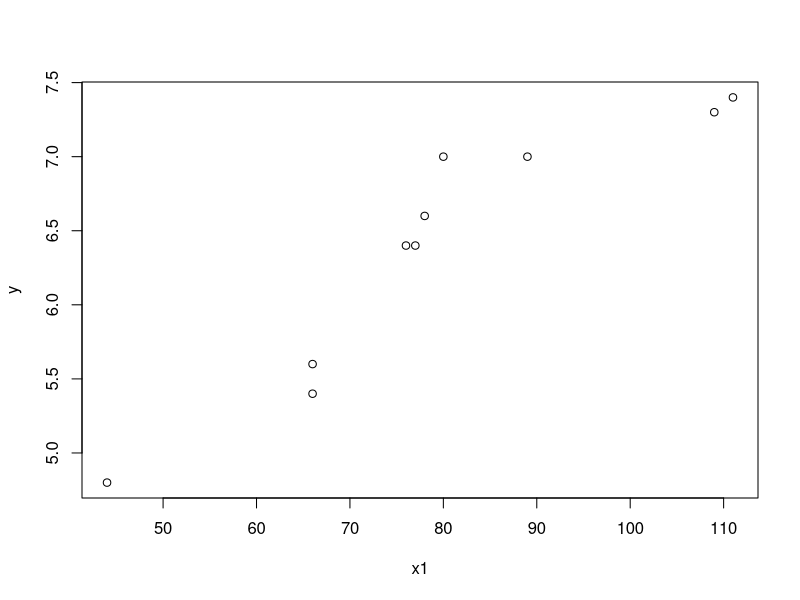
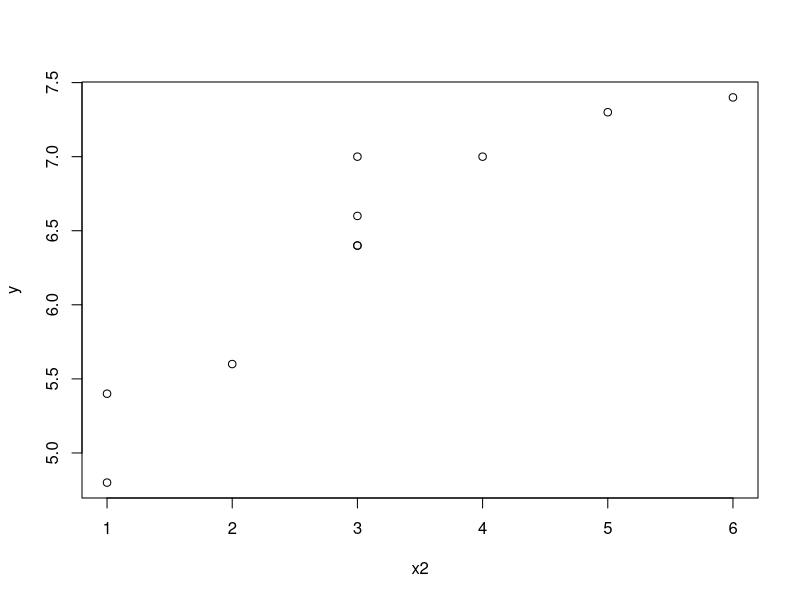
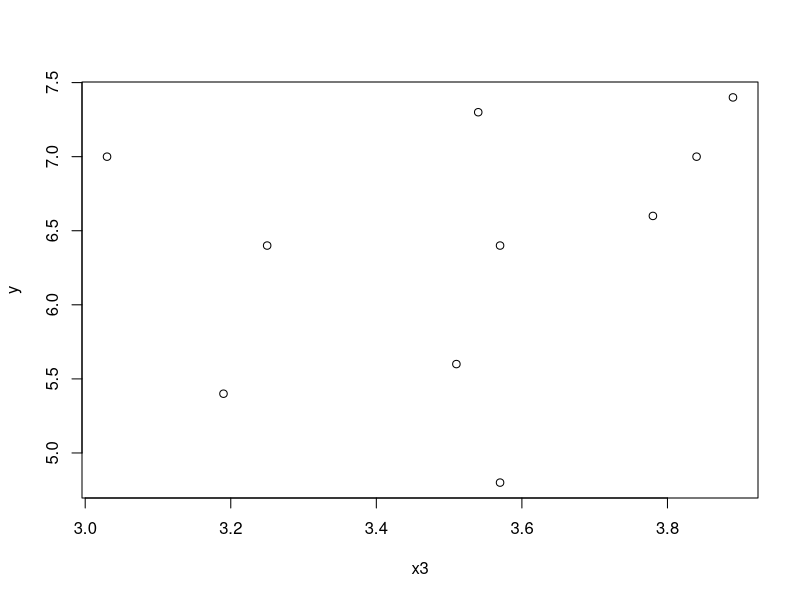
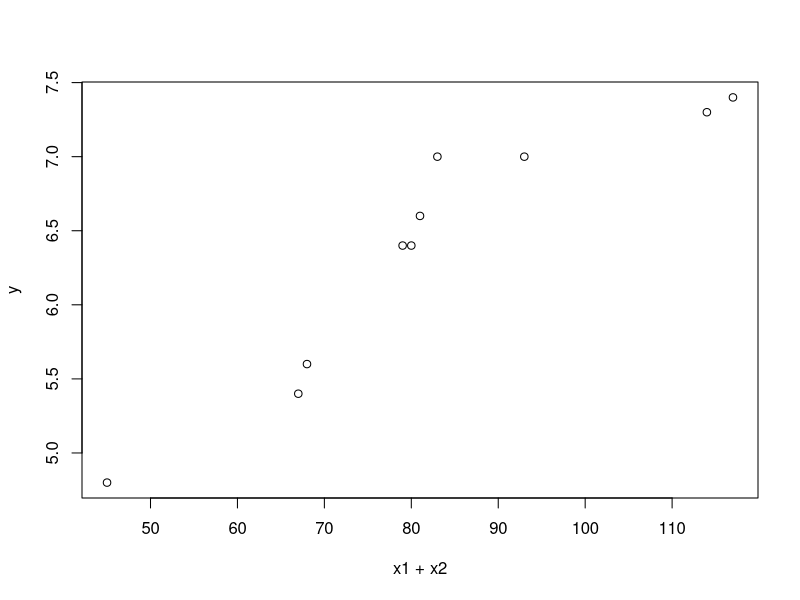
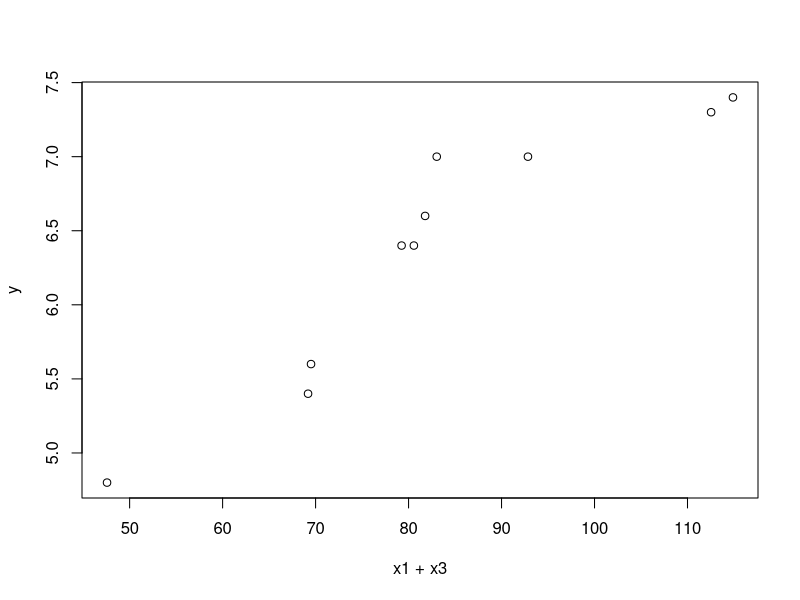
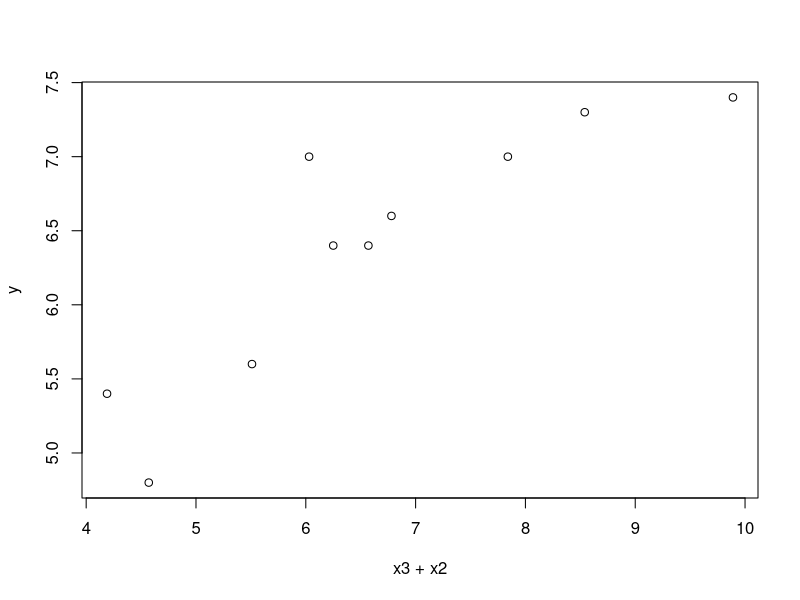
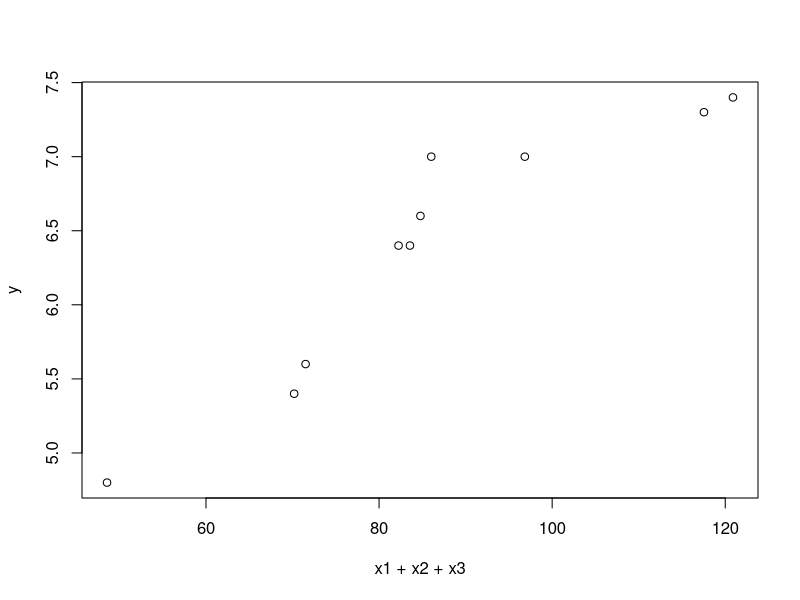

R code for these plots, in order:
#data
#totalmilestraveled
x1<-c(89,66,78,111,44,77,80,66,109,76)
#numberofdeliveries
x2<-c(4,1,3,6,1,3,3,2,5,3)
#dailygasprice
x3<-c(3.84,3.19,3.78,3.89,3.57,3.57,3.03,3.51,3.54,3.25)
#totaltraveltime(dependentvariable)
y<-c(7,5.4,6.6,7.4,4.8,6.4,7,5.6,7.3,6.4)
install.packages("car")


#Model1
#milestraveledvstotaltraveltime
#visualizingdata
plot(x1,y)
#fitthemodel
model1<-lm(y~x1)
summary(model1)
#checkingforcorrelationbetweenmilestraveledandtraveltime
cor(x1,y,method="pearson")
#gettingtheANOVAtable
anova(model1)
#Extracting residuals
Residuals<-residuals(model1)
#checking first assumption Normality/non constant variance
shapiro.test(Residuals)
#checking 2nd assumption  constant variance
library(lmtest)
bptest(model1)
#checking third assumption  auto correlation
library(car)
dwtest(model1)

#Model2
#numberofdeliveriesvstotaltraveltime
#visudata
plot(x2,y)
#fitthemodel
model2<-lm(y~x2)
summary(model2)
#checkingforcorrelationbetweenmilestraveledandtraveltime
cor(x2,y,method="pearson")
#gettingtheANOVAtable
anova(model2)
#Extracting residuals
Residuals<-residuals(model2)
#checking first assumption Normality/non constant variance
shapiro.test(Residuals)
#checking 2nd assumption  constant variance
library(lmtest)
bptest(model2)
#checking third assumption  auto correlation
library(car)
dwtest(model2)

#Model3
#gaspricevstotaltraveltime
#visualizingdata
plot(x3,y)
#fitthemodel
model3<-lm(y~x3)
summary(model3)
#checkingforcorrelationbetweenmilestraveledandtraveltime
cor(x3,y,method="pearson")
#gettingtheANOVAtable
anova(model3)
#Extracting residuals
Residuals<-residuals(model3)
#checking first assumption Normality/non constant variance
shapiro.test(Residuals)
#checking 2nd assumption  constant variance
library(lmtest)
bptest(model3)
#checking third assumption  auto correlation
library(car)
dwtest(model3)


#Model4
#visualizingdatabetweentheindependentvariables(x1,x2).Checkingmulticollinearity.
#milestraveled,numberofdeliveriesvstotaltimetraveled
#visualizingdata
plot(x1+x2,y)
#fitthemodel
model4<-lm(y~x1+x2)
summary(model4)
cor(x1+x2,y)
#gettingtheANOVAtable
anova(model4)
library(car)
vif(model4)

#Extracting residuals
Residuals<-residuals(model4)
#checking first assumption Normality/non constant variance
shapiro.test(Residuals)
#checking 2nd assumption  constant variance
library(lmtest)
bptest(model4)
#checking third assumption  auto correlation
library(car)
dwtest(model4)


#Model5
#visualizingdatabetweentheindependentvariables(x1,x3).Checkingmulticollinearity.
#milestraveled,gaspricevstotaltimetraveled
#visualizingdata
plot(x1+x3,y)
#fitthemodel
model5<-lm(y~x1+x3)
summary(model5)
cor(x1+x3,y)
#gettingtheANOVAtable
anova(model5)
library(car)
vif(model5)
#Extracting residuals
Residuals<-residuals(model5)
#checking first assumption Normality/non constant variance
shapiro.test(Residuals)
#checking 2nd assumption  constant variance
library(lmtest)
bptest(model5)
#checking third assumption  auto correlation
library(car)
dwtest(model5)


#Model6
#visualizingdatabetweentheindependentvariables(x3,x2).Checkingmulticollinearity.
#gasprice,numberofdeliveriesvstotaltimetraveled
#visualizingdata
plot(x3+x2,y)


#fitthemodel
model6<-lm(y~x3+x2)
summary(model6)
cor(x3+x2,y)
#gettingtheANOVAtable
anova(model6)
library(car)
vif(model6)
#Extracting residuals
Residuals<-residuals(model6)
#checking first assumption Normality/non constant variance
shapiro.test(Residuals)
#checking 2nd assumption  constant variance
library(lmtest)
bptest(model6)
#checking third assumption  auto correlation
library(car)
dwtest(model6)

#Model7
#visualizingdatabetweentheindependentvariables(x1,x2,x3).Checkingmulticollinearity.
#milestraveled,numberofdeliveriesandgaspricevstotaltimetraveled
#visualizingdata
plot(x1+x2+x3,y)
#fitthemodel
model7<-lm(y~x1+x2+x3)
summary(model7)
cor(x1+x2+x3,y)
#gettingtheANOVAtable
anova(model7)
install.packages("car")
library(car)
vif(model7)#Extracting residuals
Residuals<-residuals(model7)
#checking first assumption Normality/non constant variance
shapiro.test(Residuals)
#checking 2nd assumption  constant variance
library(lmtest)
bptest(model7)
#checking third assumption  auto correlation
library(car)
dwtest(model7)

